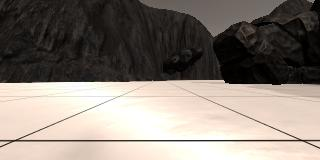
#> input picture calibration_images/example_grid1.jpg, 320 x 160 px, found by its file name
$ jupyter execute --allow-errors Rover_Project_Test_Notebook.ipynb   (shell and % lines are left out)   (older library calls are emulated)
#> lines starting #> are read from the running program, lines starting #| are printed output that depends on the picture; after the words box and inside, x2 and y2 are one past the last pixel; in counts of white or black regions, pixels touching at a corner belong together
## Rover Project Test Notebook
This notebook contains the functions from the lesson and provides the scaffolding you need to test out your mapping methods.  The steps you need to complete in this notebook for the project are the following:

* First just run each of the cells in the notebook, examine the code and the results of each.
* Run the simulator in "Training Mode" and record some data. Note: the simulator may crash if you try to record a large (longer than a few minutes) dataset, but you don't need a ton of data, just some example images to work with.
* Change the data directory path (2 cells below) to be the directory where you saved data
* Test out the functions provided on your data
* Write new functions (or modify existing ones) to report and map out detections of obstacles and rock samples (yellow rocks)
* Populate the `process_image()` function with the appropriate steps/functions to go from a raw image to a worldmap.
* Run the cell that calls `process_image()` using `moviepy` functions to create video output
* Once you have mapping working, move on to modifying `perception.py` and `decision.py` to allow your rover to navigate and map in autonomous mode!

**Note: If, at any point, you encounter frozen display windows or other confounding issues, you can always start again with a clean slate by going to the "Kernel" menu above and selecting "Restart & Clear Output".**

**Run the next cell to get code highlighting in the markdown cells.**

[cell 1]
#%matplotlib qt # Choose %matplotlib qt to plot to an interactive window (note it may show up behind your browser)
# Make some of the relevant imports
import cv2 # OpenCV for perspective transform
import numpy as np
import matplotlib.image as mpimg
import matplotlib.pyplot as plt
import scipy.misc # For saving images as needed
import glob  # For reading in a list of images from a folder

"Import successful"

## Quick Look at the Data
There's some example data provided in the `test_dataset` folder.  This basic dataset is enough to get you up and running but if you want to hone your methods more carefully you should record some data of your own to sample various scenarios in the simulator.

Next, read in and display a random image from the `test_dataset` folder

[cell 2]
#path = '../test_dataset/IMG/*'
path = '../dataset/IMG/*'
img_list = glob.glob(path)
# Grab a random image and display it
#> (the rest of this cell did not finish here and is left out)

## Calibration Data
Read in and display example grid and rock sample calibration images.  You'll use the grid for perspective transform and the rock image for creating a new color selection that identifies these samples of interest.

[cell 3]
# In the simulator you can toggle on a grid on the ground for calibration
# You can also toggle on the rock samples with the 0 (zero) key.
# Here's an example of the grid and one of the rocks
example_grid = '../calibration_images/example_grid1.jpg'
example_rock = '../calibration_images/example_rock1.jpg'
grid_img = mpimg.imread(example_grid)
#> grid_img is the input picture: shape (160, 320, 3); mean R, G, B 135.1, 126.3, 118.3
rock_img = mpimg.imread(example_rock)
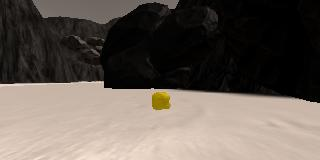
#> input picture calibration_images/example_rock1.jpg, 320 x 160 px, found by its file name
#> rock_img is the input picture: shape (160, 320, 3); mean R, G, B 102.3, 93, 85.2

fig = plt.figure(figsize=(12,3))
plt.subplot(121)
plt.imshow(grid_img)
plt.subplot(122)
plt.imshow(rock_img)
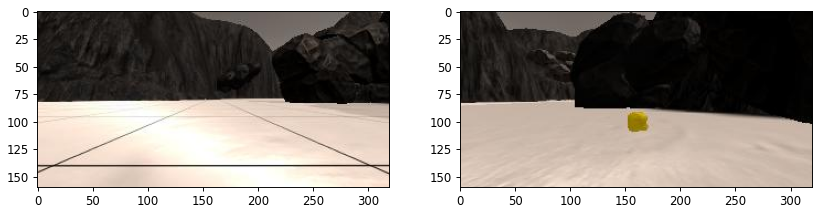
#> figure drawn by matplotlib, 2 panels

## Perspective Transform

Define the perspective transform function from the lesson and test it on an image.

[cell 4]
# Define a function to perform a perspective transform
# I've used the example grid image above to choose source points for the
# grid cell in front of the rover (each grid cell is 1 square meter in the sim)
# Define a function to perform a perspective transform
# [6 lines left out: function perspect_transform, not called in this run]


# Define calibration box in source (actual) and destination (desired) coordinates
# These source and destination points are defined to warp the image
# to a grid where each 10x10 pixel square represents 1 square meter
# The destination box will be 2*dst_size on each side
dst_size = 5
# Set a bottom offset to account for the fact that the bottom of the image
# is not the position of the rover but a bit in front of it
# this is just a rough guess, feel free to change it!
bottom_offset = 6
source = np.float32([[14, 140], [301 ,140],[200, 96], [118, 96]])
#> (the rest of this cell did not finish here and is left out)

## Color Thresholding
Define the color thresholding function from the lesson and apply it to the warped image

**TODO:** Ultimately, you want your map to not just include navigable terrain but also obstacles and the positions of the rock samples you're searching for.  Modify this function or write a new function that returns the pixel locations of obstacles (areas below the threshold) and rock samples (yellow rocks in calibration images), such that you can map these areas into world coordinates as well.
**Suggestion:** Think about imposing a lower and upper boundary in your color selection to be more specific about choosing colors.  Feel free to get creative and even bring in functions from other libraries.  Here's an example of [color selection](http://opencv-python-tutroals.readthedocs.io/en/latest/py_tutorials/py_imgproc/py_colorspaces/py_colorspaces.html) using OpenCV.
**Beware:** if you start manipulating images with OpenCV, keep in mind that it defaults to `BGR` instead of `RGB` color space when reading/writing images, so things can get confusing.

[cell 5]
# Identify pixels above the threshold
# Threshold of RGB > 160 does a nice job of identifying ground pixels only
# [13 lines left out: function color_thresh, not called in this run]

#> (the rest of this cell did not finish here and is left out)

[cell 6]
def obstacle_thresh(img):
    drivable_terrain = color_thresh(img)
    return np.invert(drivable_terrain)

#> (the rest of this cell did not finish here and is left out)

[cell 7]
# Identify rocks to be collected
# Initial colour values selected as between 'khaki' and 'dark khaki' from this chart
# and adapted from there:
# http://www.rapidtables.com/web/color/Yellow_Color.htm

def rock_thresh(img, low_rgb_thresh=(100, 100, 0), hi_rgb_thresh=(210, 210, 55)):

    # Create an array of zeros same xy size as img, but single channel
#> called with low_rgb_thresh = (100, 100, 0), hi_rgb_thresh = (210, 210, 55)
    color_select = np.zeros_like(img[:,:,0])

    # Threshold the image to get only yellow colors
    mask = cv2.inRange(img, low_rgb_thresh, hi_rgb_thresh)
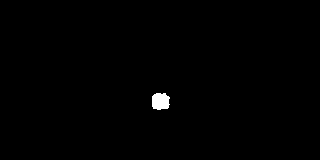
#> mask: shape (160, 320); 0.51% white; 1 white region, box (x1, y1, x2, y2) and area: (152, 93, 170, 110) 259

    # Index the array of zeros with the boolean array and set to 1
    #color_select[mask] = 1
    # Return the binary image
    #return color_select
    return mask

threshed_rocks = rock_thresh(rock_img)
plt.imshow(threshed_rocks, cmap='gray')
